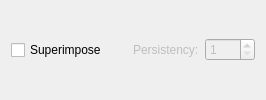
        <widget class="QWidget" name="pageSuperImpose">
         <layout class="QHBoxLayout" name="horizontalLayout_2">
          <item>
           <widget class="QCheckBox" name="chkSuperimpose">
            <property name="sizePolicy">
             <sizepolicy hsizetype="Fixed" vsizetype="Fixed">
              <horstretch>0</horstretch>
              <verstretch>0</verstretch>
             </sizepolicy>
            </property>
            <property name="text">
             <string>Superimpose</string>
            </property>
            <property name="tristate">
             <bool>false</bool>
            </property>
           </widget>
          </item>
          <item>
           <spacer name="horizontalSpacer_22">
            <property name="orientation">
             <enum>Qt::Horizontal</enum>
            </property>
            <property name="sizeType">
             <enum>QSizePolicy::Expanding</enum>
            </property>
            <property name="sizeHint" stdset="0">
             <size>
              <width>20</width>
              <height>20</height>
             </size>
            </property>
           </spacer>
          </item>
          <item>
           <widget class="QLabel" name="lblPersistency">
            <property name="enabled">
             <bool>false</bool>
            </property>
            <property name="sizePolicy">
             <sizepolicy hsizetype="Fixed" vsizetype="Preferred">
              <horstretch>0</horstretch>
              <verstretch>0</verstretch>
             </sizepolicy>
            </property>
            <property name="text">
             <string>Persistency:</string>
            </property>
           </widget>
          </item>
          <item>
           <widget class="QSpinBox" name="spinPersistency">
            <property name="enabled">
             <bool>false</bool>
            </property>
            <property name="sizePolicy">
             <sizepolicy hsizetype="Minimum" vsizetype="Maximum">
              <horstretch>0</horstretch>
              <verstretch>0</verstretch>
             </sizepolicy>
            </property>
            <property name="minimumSize">
             <size>
              <width>50</width>
              <height>0</height>
             </size>
            </property>
            <property name="maximumSize">
             <size>
              <width>16777215</width>
              <height>16777215</height>
             </size>
            </property>
            <property name="alignment">
             <set>Qt::AlignLeading|Qt::AlignLeft|Qt::AlignVCenter</set>
            </property>
            <property name="minimum">
             <number>1</number>
            </property>
            <property name="maximum">
             <number>10</number>
            </property>
            <property name="value">
             <number>1</number>
            </property>
           </widget>
          </item>
         </layout>
        </widget>
